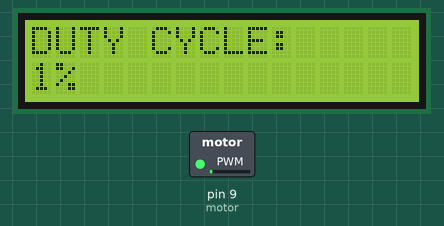
This sketch was run on a simulated Arduino Uno, built with avr-gcc and run on an emulated ATmega328P. Parts: 16×2 character LCD, switched loads named in the sketch (green lamp = pin HIGH).

Above: at 0.11 s.
At 10.13 s:
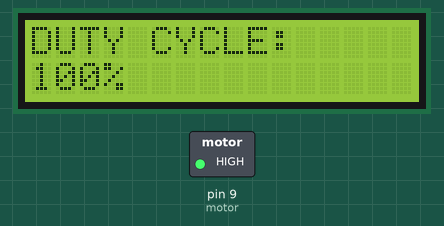
At 20.25 s:
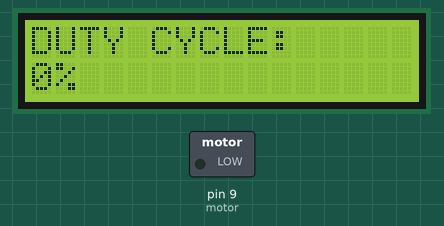
At 39.58 s:
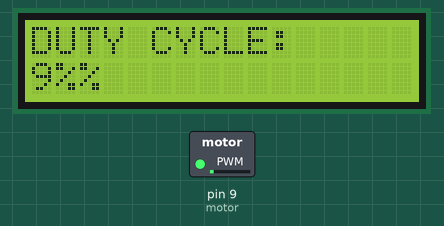
Timing chart, 0 to 40.0 s (numbered marks = the images above):
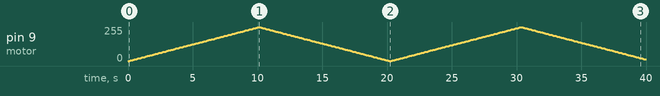

The sketch:

a8-code.ino
```cpp
#include <LiquidCrystal.h>

LiquidCrystal lcd(12, 11, 5, 4, 3, 2);

const int motor = 9;
int p = 0;
float pwm = 0;

void setup() {
  lcd.begin(16, 2);
  lcd.setCursor(0, 0);
  lcd.print("DUTY CYCLE:");
  lcd.setCursor(3, 1);
  lcd.print("%");
  lcd.setCursor(0, 1);
  pinMode(motor, OUTPUT);
}

void loop() {
  if (p < 100) {
    p++;
    pwm = pwm + 2.55; //(255/100);
  } else {
    pwm = pwm - 2.55; //(255/100);
    if (pwm < 2.55) {
      p = 0;
    }
  }
  analogWrite(motor, pwm);
  lcd.print("    ");
  lcd.setCursor(0, 1);
  lcd.print(int(pwm / 2.55));
  lcd.print("%");
  delay(100);
}
```
